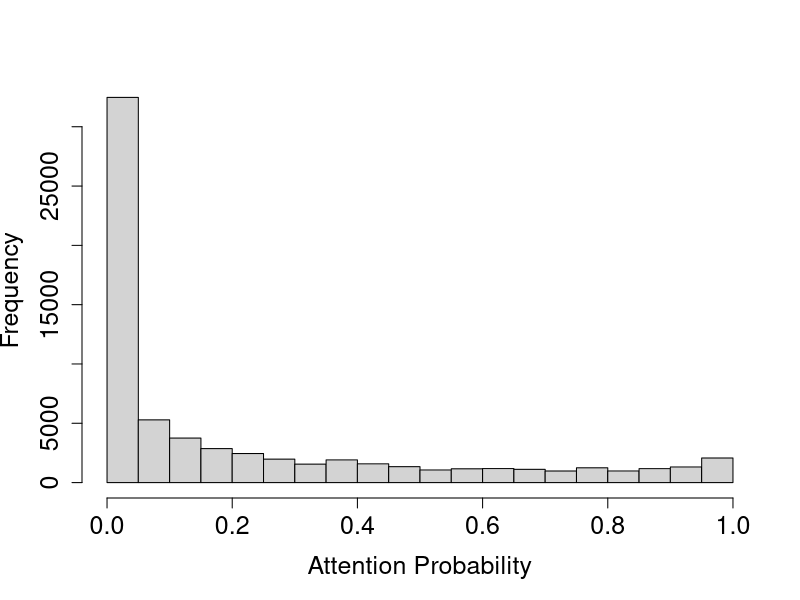
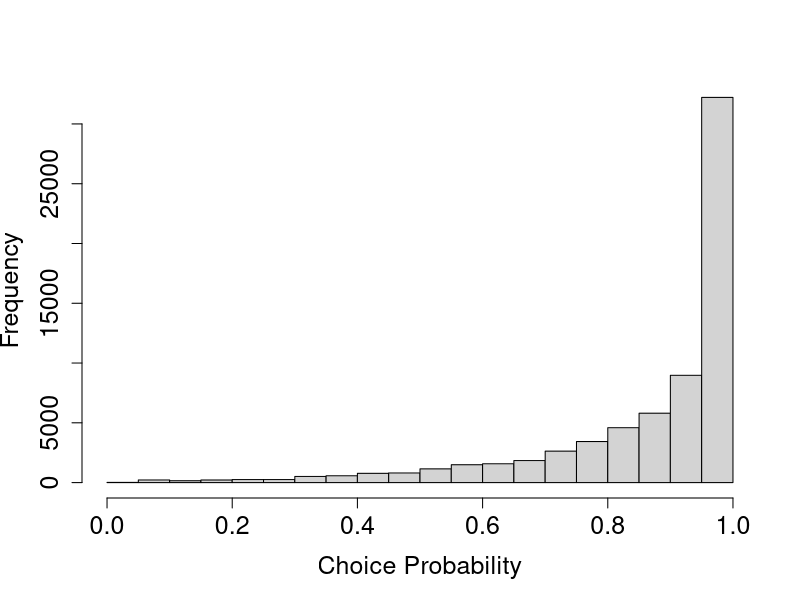
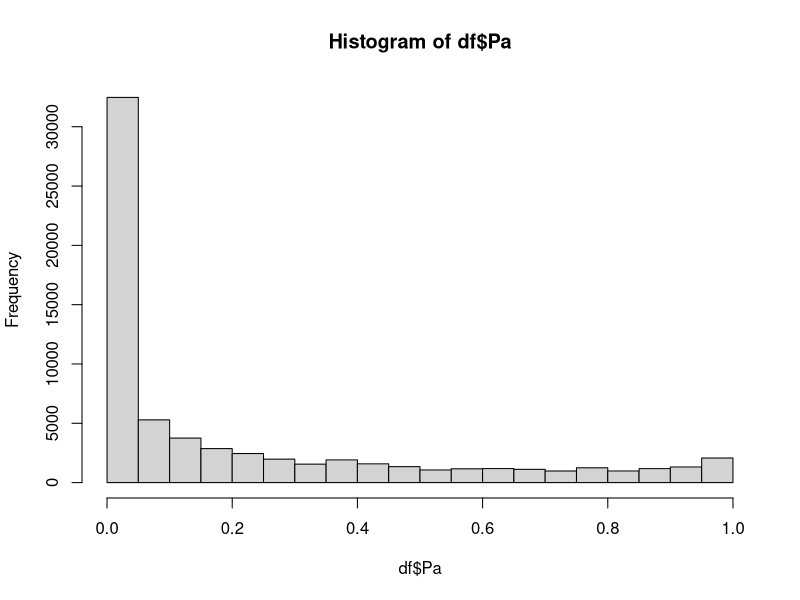
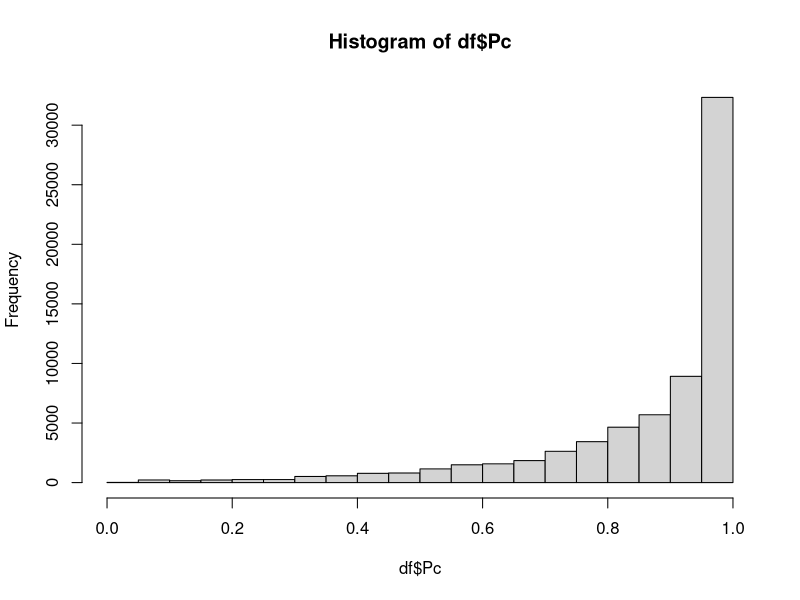
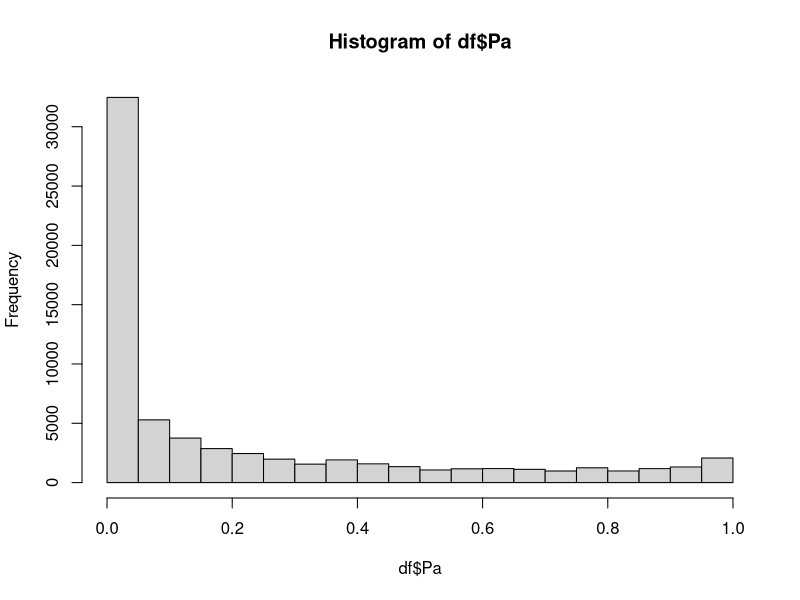
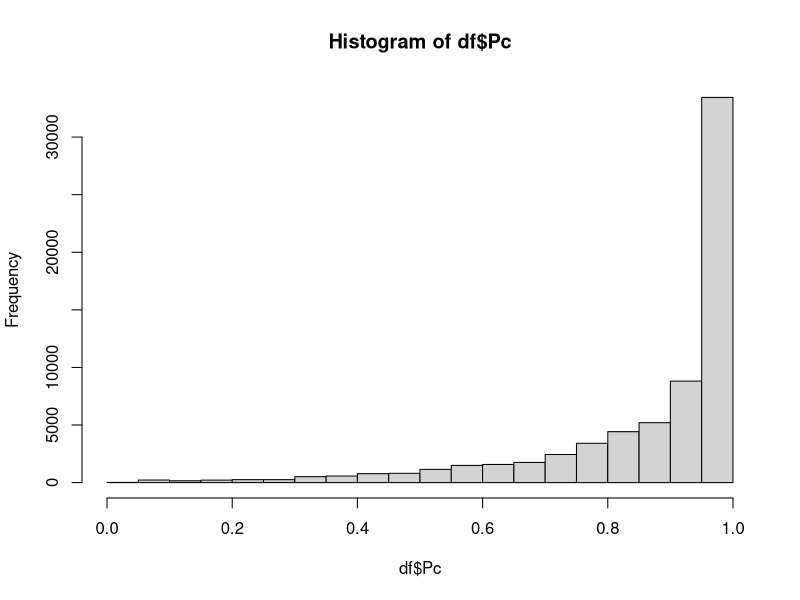
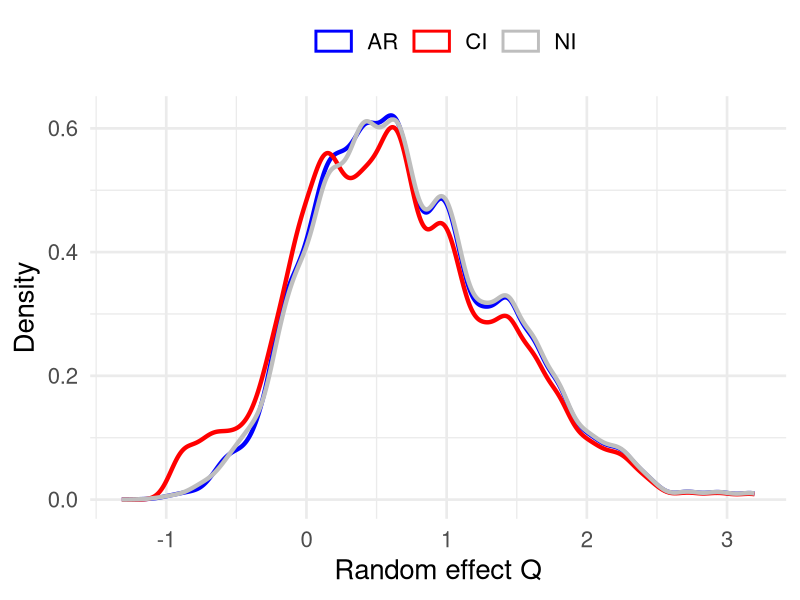
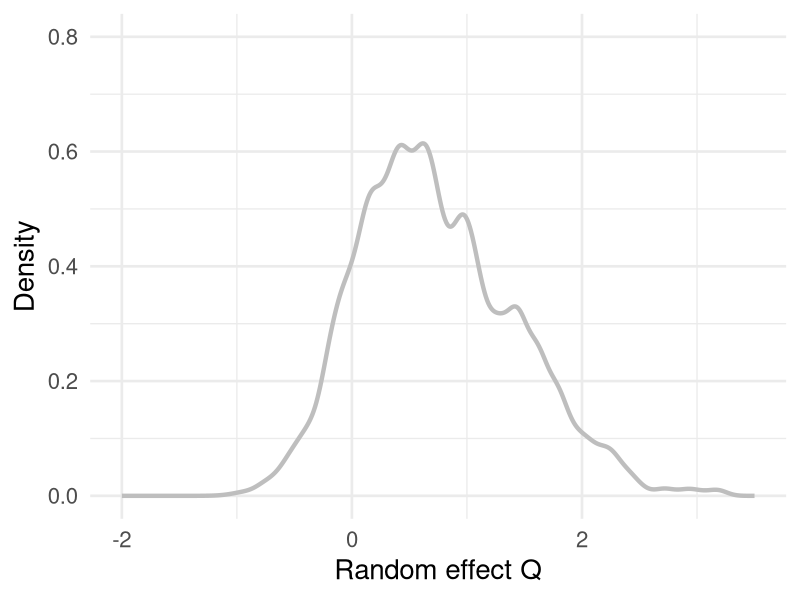

R code for these plots, in order: (Note: a time limit stopped this script after it produced the figures.)
## ---- chunk 1
knitr::opts_chunk$set(echo = TRUE)
## ---- chunk 2
library(dplyr)
## ---- chunk 3
N  = 450*5
T = 30
names_df <- c("id","month","NK1", "NK2to5", "kid1age", "kid2age", "YA", "edu", "LA",
              "Y", "logB", "Q","Pa", "Pc", "S", "pastD", "D")
K  = length(names_df)
df <- as.data.frame(matrix(NA,nrow = N*T,K))
names(df) <- names_df

# Set id and month
df$id <- rep(1:N,each = T)
df$month <- rep(1:T)

# Set edu and LA
df$edu <- rep(c(1,2,3),each = T)
df$LA <- rep(c(10,15,20),each = 3*T)

# Set number of kids each period
# There are five possible initial age of kidage 1: 3,6,9,12,15
# Half of the households have a newborn at the TT+1 month
# Each household has at most two kids
kid1age_initial <- rep(c(3,6,9,12,15),each = 3*3)
kid1age <- unlist(lapply(kid1age_initial, function(age) age + (0:(T-1))))
df$kid1age <- kid1age

TT = 12 # A second child is born in TT+1 month
kid2age <- c(rep(NA,T),rep(NA,TT),seq(1:(T-TT)))
df$kid2age <- kid2age



## ---- chunk 4
set.seed(1234) # set seed to ensure replicability

# Generate NK1 and NK25
df$NK1 <- (df$kid1age < 13) + ifelse(df$kid2age %in% seq(1,12),1,0)
df$NK2to5 <- (df$kid1age >= 13) + ifelse(df$kid2age %in% seq(13,48),1,0)

# Generate YA
df$YA <- pmin(df$kid1age, df$kid2age, na.rm = TRUE)

# Generate Y
df$Y <- ifelse(df$YA %in% c(1,13,25,37),1,0)


# Generate benefit 
df <- df %>%
  mutate(logB = case_when(
    NK1 == 0 & NK2to5 == 1 ~ 4.709530,
    NK1 == 1 & NK2to5 == 0 ~ 5.017260,
    NK1 == 0 & NK2to5 == 2 ~ 4.809471,
    NK1 == 1 & NK2to5 == 1 ~ 5.091703,
  ))


df$Q <- rep(rnorm(N),each = T) 
## ---- chunk 5

# Set the parameters
sigma1 <- exp(0.495)
sigma2 <- exp(-0.081)



for (i in 1:N){ # loop through all households
  di <- rep(NA,T)
  Si <- rep(NA,T)
  Pai <- rep(NA,T)
  Pci <- rep(NA,T)
  pastd <- rep(NA,T)
  
  X <- df[df$id==i,]
  
  d0 = 0 # initial condition 0
  
  # Simulate decisions sequentially
  for (t in 1:T){
    pastd[t] <- d0 # record last period decision
    
    Pai[t] <- pnorm(-3.945 + 
                   0.610*X$logB[t] 
                 - 0.755 * ifelse(X$YA[t] > 12,1,0)
                 - 0.001 * X$LA[t]
                 - 0.027 * X$edu[t] * ifelse(X$YA[t] > 12,1,0)
                 + sigma1 * X$Q[t]
                 ) # record attention probability
    
    Si[t] <- max(1-d0, d0*X$Y[t])
      
    Pci[t] <- pnorm(0.908 + 
                   0.218*X$logB[t] 
                 - 0.504 * ifelse(X$YA[t] > 12,1,0)
                 - 0.360 * Si[t]
                 + 0.010 * Si[t] * X$LA[t]
                 + 0.063 * X$edu[t] * ifelse(X$YA[t] > 12,1,0)
                 + sigma2 * X$Q[t]
                 ) # record choice probability
    
    di[t] <- rbinom(1,1,Pai[t]^(1-d0)) * rbinom(1,1,Pci[t])

    d0 <- di[t] # update the "initial condition"
  }
  
  # fill in the data for df
  df$pastD[df$id==i] <- pastd
  df$D[df$id==i] <- di
  df$Pa[df$id==i] <- Pai
  df$Pc[df$id==i] <- Pci
  df$S[df$id==i] <- Si
}

sum(df$D)/dim(df)[1]

## ---- chunk 6
hist(df$Pa,breaks = seq(0,1,0.05),main = "",xlab = "Attention Probability",cex.lab = 1.5,cex.axis=1.5)
hist(df$Pc,breaks = seq(0,1,0.05),main = "",xlab = "Choice Probability",cex.lab = 1.5,cex.axis=1.5)

mean(df$logB[df$D == 1])
mean(df$NK1[df$D == 1])
mean(df$YA[df$D == 1])
mean(df$edu[df$D == 1])
mean(df$LA[df$D == 1])
mean(df$Q[df$D == 1])

Q_NI <- df$Q[df$D == 1]

Q_NI0 <- df$Q[df$D == 0]

# plot average participation duration across Q

## ---- chunk 7
#set.seed(1234) # set seed to ensure replicability
#df$Q <- rep(rnorm(N),each = T) 
# Set the parameters
sigma1 <- exp(0.495)
sigma2 <- exp(-0.081)


for (i in 1:N){ # loop through all households
  di <- rep(NA,T)
  Si <- rep(NA,T)
  Pai <- rep(NA,T)
  Pci <- rep(NA,T)
  pastd <- rep(NA,T)
  
  X <- df[df$id==i,]
  
  d0 = 0 # initial condition 0
  
  # Simulate decisions sequentially
  for (t in 1:T){
    pastd[t] <- d0 # record last period decision
    
    Pai[t] <- pnorm(-3.945 + 
                   0.610*X$logB[t] 
                 - 0.755 * ifelse(X$YA[t] > 12,1,0)
                 - 0.001 * X$LA[t]
                 - 0.027 * X$edu[t] * ifelse(X$YA[t] > 12,1,0)
                 + sigma1 * X$Q[t]
                 ) # record attention probability
    
    Si[t] <- max(1-d0, d0*X$Y[t])
      
    Pci[t] <- pnorm(0.908 + 
                   0.218*X$logB[t] 
                 - 0.504 * ifelse(X$YA[t] > 12,1,0)
                 - 0.360 * Si[t]
                 + 0.010 * Si[t] * X$LA[t]
                 + 0.063 * X$edu[t] * ifelse(X$YA[t] > 12,1,0)
                 + sigma2 * X$Q[t]
                 ) # record choice probability
    
    di[t] <- rbinom(1,1,1) * rbinom(1,1,Pci[t])

    d0 <- di[t] # update the "initial condition"
  }
  
  # fill in the data for df
  df$pastD[df$id==i] <- pastd
  df$D[df$id==i] <- di
  df$Pa[df$id==i] <- Pai
  df$Pc[df$id==i] <- Pci
  df$S[df$id==i] <- Si
}

sum(df$D)/dim(df)[1]
## ---- chunk 8
mean(df$logB[df$D == 1])
mean(df$NK1[df$D == 1])
mean(df$YA[df$D == 1])
mean(df$edu[df$D == 1])
mean(df$LA[df$D == 1])
mean(df$Q[df$D == 1])
## ---- chunk 9
#set.seed(1234) # set seed to ensure replicability
# Set random effect Q
#df$Q <- rep(rnorm(N),each = T) 

# Set the parameters
sigma1 <- exp(0.495)
sigma2 <- exp(-0.081)


for (i in 1:N){ # loop through all households
  di <- rep(NA,T)
  Si <- rep(NA,T)
  Pai <- rep(NA,T)
  Pci <- rep(NA,T)
  pastd <- rep(NA,T)
  
  X <- df[df$id==i,]
  
  d0 = 0 # initial condition 0
  
  # Simulate decisions sequentially
  for (t in 1:T){
    pastd[t] <- d0 # record last period decision
    
    Pai[t] <- pnorm(-3.945 + 
                   0.610 * X$logB[t] 
                 - 0.755 * ifelse(X$YA[t] > 12,1,0)
                 - 0.001 * X$LA[t]
                 - 0.027 * X$edu[t] * ifelse(X$YA[t] > 12,1,0)
                 + sigma1 * X$Q[t]
                 ) # record attention probability
    
    Si[t] <- max(1-d0, d0*X$Y[t])
      
    Pci[t] <- pnorm(0.908 + 
                   0.218 * X$logB[t] 
                 - 0.504 * ifelse(X$YA[t] > 12,1,0)
                 - 0.360 * Si[t]
                 + 0.010 * Si[t] * X$LA[t]
                 + 0.063 * X$edu[t] * ifelse(X$YA[t] > 12,1,0)
                 + sigma2 * X$Q[t]
                 ) # record choice probability
    
    di[t] <- rbinom(1,1,Pai[t]^(1-d0)) * rbinom(1,1,1)

    d0 <- di[t] # update the "initial condition"
  }
  
  # fill in the data for df
  df$pastD[df$id==i] <- pastd
  df$D[df$id==i] <- di
  df$Pa[df$id==i] <- Pai
  df$Pc[df$id==i] <- Pci
  df$S[df$id==i] <- Si
}

sum(df$D)/dim(df)[1]

## ---- chunk 10
#set.seed(1234) # set seed to ensure replicability
# Set random effect Q
#df$Q <- rep(c(-0.5,-0.4,-0.3,-0.2,-0.1),each = 3*3*10*T) # Let's help those with low thriftiness
#df$Q <- rep(rnorm(N),each = T) 
# Set the parameters
sigma1 <- exp(0.495)
sigma2 <- exp(-0.081)


for (i in 1:N){ # loop through all households
  di <- rep(NA,T)
  Si <- rep(NA,T)
  Pai <- rep(NA,T)
  Pci <- rep(NA,T)
  pastd <- rep(NA,T)
  
  X <- df[df$id==i,]
  
  d0 = 0 # initial condition 0
  
  # Simulate decisions sequentially
  for (t in 1:T){
    pastd[t] <- d0 # record last period decision
    
    Pai[t] <- pnorm(-3.945 + 
                   0.610 * X$logB[t] 
                 - 0.755 * ifelse(X$YA[t] > 12,1,0)
                 - 0.001 * X$LA[t]
                 - 0.027 * X$edu[t] * ifelse(X$YA[t] > 12,1,0)
                 + sigma1 * X$Q[t]
                 ) # record attention probability
    
    Si[t] <- max(1-d0, d0*X$Y[t])
      
    Pci[t] <- pnorm(0.908 + 
                   0.218 * X$logB[t] 
                 - 0.504 * ifelse(X$YA[t] > 12,1,0)
                 - 0.360 * Si[t]
                 + 0.010 * Si[t] * X$LA[t]
                 + 0.063 * X$edu[t] * ifelse(X$YA[t] > 12,1,0)
                 + sigma2 * X$Q[t]
                 ) # record choice probability
    
    
  # attention raising policy intervention
    if (t >= 2){ # The intervention will only be triggered when a household exits WIC
      if (X$pastD[t-1] == 1 & X$pastD[t] == 0){
        # print(c(i,t,Pai[t]))
        Pai[t] <- min(Pai[t] + 0.3,1) # attention raise by 30%
        di[t] <- rbinom(1,1,Pai[t]) * rbinom(1,1,Pci[t]) 
        #print(c(i,t,Pai[t]))
      } else {
        di[t] <- rbinom(1,1,Pai[t]^(1-d0)) * rbinom(1,1,Pci[t])
      }
    } else {
      di[t] <- rbinom(1,1,Pai[t]^(1-d0)) * rbinom(1,1,Pci[t])
    }
    
    d0 <- di[t] # update the "initial condition"
    
  } 
  
  # fill in the data for df
  df$pastD[df$id==i] <- pastd
  df$D[df$id==i] <- di
  df$Pa[df$id==i] <- Pai
  df$Pc[df$id==i] <- Pci
  df$S[df$id==i] <- Si
}

sum(df$D)/dim(df)[1]
## ---- chunk 11
hist(df$Pa,breaks = seq(0,1,0.05))
hist(df$Pc,breaks = seq(0,1,0.05))

mean(df$logB[df$D == 1])
mean(df$NK1[df$D == 1])
mean(df$YA[df$D == 1])
mean(df$edu[df$D == 1])
mean(df$LA[df$D == 1])
mean(df$Q[df$D == 1])

Q_AR <- df$Q[df$D == 1]
## ---- chunk 12
#set.seed(1234) # set seed to ensure replicability
# Set random effect Q
#df$Q <- rep(c(-0.5,-0.4,-0.3,-0.2,-0.1),each = 3*3*10*T) # Let's help those with low thriftiness
#df$Q <- rep(rnorm(N),each = T) 

# Set the parameters
sigma1 <- exp(0.495)
sigma2 <- exp(-0.081)


for (i in 1:N){ # loop through all households
  set.seed(1234) # set seed to ensure replicability
  di <- rep(NA,T)
  Si <- rep(NA,T)
  Pai <- rep(NA,T)
  Pci <- rep(NA,T)
  pastd <- rep(NA,T)
  
  X <- df[df$id==i,]
  
  d0 = 0 # initial condition 0
  
  # Simulate decisions sequentially
  for (t in 1:T){
    pastd[t] <- d0 # record last period decision
    
    Pai[t] <- pnorm(-3.945 + 
                   0.610 * X$logB[t] 
                 - 0.755 * ifelse(X$YA[t] > 12,1,0)
                 - 0.001 * X$LA[t]
                 - 0.027 * X$edu[t] * ifelse(X$YA[t] > 12,1,0)
                 + sigma1 * X$Q[t]
                 ) # record attention probability
    
    Si[t] <- max(1-d0, d0*X$Y[t])
      
    Pci[t] <- pnorm(0.908 + 
                   0.218 * X$logB[t] 
                 - 0.504 * ifelse(X$YA[t] > 12,1,0)
                 - 0.360 * Si[t]
                 + 0.010 * Si[t] * X$LA[t]
                 + 0.063 * X$edu[t] * ifelse(X$YA[t] > 12,1,0)
                 + sigma2 * X$Q[t]
                 ) # record choice probability
    
    
  # choice inducing policy intervention
    if (X$pastD[t] == 1 & X$YA[t] >= 1 & X$YA[t] <= 30){ 
      # The intervention will only be triggered when the household is in the program AND
      # YA is between the 1 to 30 month
      Pci[t] <- min(Pci[t] + 0.01,1) # choice raise by 3%
      di[t] <- rbinom(1,1,Pai[t]^(1-d0)) * rbinom(1,1,Pci[t])
      # print(c(i,t))
    } else {
      di[t] <- rbinom(1,1,Pai[t]^(1-d0)) * rbinom(1,1,Pci[t])
    }
    
    d0 <- di[t] # update the "initial condition"
  } 
  
  # fill in the data for df
  df$pastD[df$id==i] <- pastd
  df$D[df$id==i] <- di
  df$Pa[df$id==i] <- Pai
  df$Pc[df$id==i] <- Pci
  df$S[df$id==i] <- Si
}

sum(df$D)/dim(df)[1]


## ---- chunk 13
hist(df$Pa,breaks = seq(0,1,0.05))
hist(df$Pc,breaks = seq(0,1,0.05))

mean(df$logB[df$D == 1])
mean(df$NK1[df$D == 1])
mean(df$YA[df$D == 1])
mean(df$edu[df$D == 1])
mean(df$LA[df$D == 1])
mean(df$Q[df$D == 1])

Q_CI <- df$Q[df$D == 1]
## ---- chunk 14
library(ggplot2)

# Define color scheme
cols <- c("NI" = "gray", "AR" = "blue", "CI" = "red")

# Create combined dataframe (ordered by desired appearance)
plot_data <- rbind(
  data.frame(Q = Q_NI, Group = "NI"),
  data.frame(Q = Q_AR, Group = "AR"),
  data.frame(Q = Q_CI, Group = "CI")
)


ggplot(plot_data, aes(x = Q, color = Group)) +
  geom_density(linewidth = 1.5) +
  scale_color_manual(
    values = c("NI" = "gray", "AR" = "blue", "CI" = "red"),
    name = ""
  ) +
  labs(x = "Random effect Q", y = "Density") +
  theme_minimal(base_size = 20) +
  theme(
    legend.position = 'top',
    legend.key = element_blank(),  # Remove legend key background
    legend.spacing.x = unit(0.5, 'cm')  # Add space between legend items
  ) +
  guides(color = guide_legend(
    override.aes = list(
      linetype = 1.5,
      shape = 1,         # Absolutely no shapes
      linewidth = 1,      # Line thickness
      fill = NA,          # No fill
      alpha = 1,          # No transparency
      colour = c("blue", "red", "gray")  # Explicit colors
    ),
    keywidth = unit(1, "cm")  # Lengthen the legend lines
  ))

mean(Q_NI > 0)
mean(Q_AR > 0)
mean(Q_CI > 0)
## ---- chunk 15
# Define color scheme
cols <- c("NI" = "gray", "AR" = "blue", "CI" = "red")

# Create combined dataframe (ordered by desired appearance)
plot_data <- rbind(
  data.frame(Q = Q_NI, Group = "NI"),
  data.frame(Q = Q_AR, Group = "AR"),
  data.frame(Q = Q_CI, Group = "CI")
)

# Base plot setup
base_plot <- ggplot() +
  scale_color_manual(values = cols) +
  labs(x = "Random effect Q", y = "Density") +
  theme_minimal(base_size = 20) +
  xlim(-2, 3.5) + ylim(0, 0.8) +
  theme(legend.position = "none")

# Build plots with explicit layer order
p2 <- base_plot +
  geom_density(
    data = subset(plot_data, Group == "NI"),
    aes(x = Q, color = Group),
    linewidth = 1.5
  )

p3 <- base_plot +
  geom_density(
    data = subset(plot_data, Group == "NI"),
    aes(x = Q, color = Group),
    linewidth = 1.5
  ) +
  geom_density(
    data = subset(plot_data, Group == "AR"),
    aes(x = Q, color = Group),
    linewidth = 1.5
  )

p4 <- base_plot +
  geom_density(
    data = subset(plot_data, Group == "NI"),
    aes(x = Q, color = Group),
    linewidth = 1.5
  ) +
  geom_density(
    data = subset(plot_data, Group == "AR"),
    aes(x = Q, color = Group),
    linewidth = 1.5
  ) +
  geom_density(
    data = subset(plot_data, Group == "CI"),
    aes(x = Q, color = Group),
    linewidth = 1.5
  )

p2
p3
p4

# # Display plots
# (p1 | p2) / (p3 | p4)
## ---- chunk 16
#set.seed(1234) # set seed to ensure replicability
#df$Q <- rep(rnorm(N),each = T) 
# Set the parameters
sigma1 <- exp(0.495)
sigma2 <- exp(-0.081)


for (i in 1:N){ # loop through all households
  di <- rep(NA,T)
  Si <- rep(NA,T)
  Pai <- rep(NA,T)
  Pci <- rep(NA,T)
  pastd <- rep(NA,T)
  
  X <- df[df$id==i,]
  
  d0 = 0 # initial condition 0
  
  # Simulate decisions sequentially
  for (t in 1:T){
    pastd[t] <- d0 # record last period decision
    
    Pai[t] <- pnorm(-3.945 + 
                   0.610 * X$logB[t] 
                 - 0.755 * ifelse(X$YA[t] > 12,1,0)
                 - 0.001 * X$LA[t]
                 - 0.027 * X$edu[t] * ifelse(X$YA[t] > 12,1,0)
                 + sigma1 * X$Q[t]
                 ) # record attention probability
    
    Si[t] <- max(1-d0, d0*X$Y[t])
      
    Pci[t] <- pnorm(0.908 + 
                   0.218*X$logB[t] 
                 - 0.504 * ifelse(X$YA[t] > 12,1,0)
                 - 0.360 * Si[t]
                 + 0.010 * Si[t] * X$LA[t]
                 + 0.063 * X$edu[t] * ifelse(X$YA[t] > 12,1,0)
                 + sigma2 * X$Q[t]
                 ) # record choice probability
    
    # intervene when the household has never participated before
    if(t == 1){
      Pai[t] <- Pai[t] + 0.3
      Pci[t] <- Pci[t] + 0.07
      di[t] <- rbinom(1,1,min(Pai[t],1)) * rbinom(1,1,min(Pci[t],1))
    } else {
      di[t] <- rbinom(1,1,Pai[t]^(1-d0)) * rbinom(1,1,Pci[t])
    }

    d0 <- di[t] # update the "initial condition"
  }
  
  # fill in the data for df
  df$pastD[df$id==i] <- pastd
  df$D[df$id==i] <- di
  df$Pa[df$id==i] <- Pai
  df$Pc[df$id==i] <- Pci
  df$S[df$id==i] <- Si
}

sum(df$D)/dim(df)[1]
## ---- chunk 17
# hist(df$Pa,breaks = seq(0,1,0.05))
# hist(df$Pc,breaks = seq(0,1,0.05))

mean(df$logB[df$D == 1])
mean(df$NK1[df$D == 1])
mean(df$YA[df$D == 1])
mean(df$edu[df$D == 1])
mean(df$LA[df$D == 1])
mean(df$Q[df$D == 1])

Q_FN0 <- df$Q[df$D == 0]
## ---- chunk 18
# Define color scheme
cols <- c("NI0" = "gray", "FN0" = "red")

# Create combined dataframe (ordered by desired appearance)
plot_data0 <- rbind(
  data.frame(Q = Q_NI0, Group = "NI0"),
  data.frame(Q = Q_FN0, Group = "FN0")
)

# Base plot setup
ggplot(plot_data0, aes(x = Q, color = Group)) +
  geom_density(linewidth = 1.5) +
  scale_color_manual(
    values = c("NI0" = "gray",  "FN0" = "red"),
    name = ""
  ) +
  labs(x = "Random effect Q", y = "Density") +
  theme_minimal(base_size = 20) +
  theme(
    legend.position = 'top',
    legend.key = element_blank(),  # Remove legend key background
    legend.spacing.x = unit(0.5, 'cm')  # Add space between legend items
  ) +
  guides(color = guide_legend(
    override.aes = list(
      linetype = 1.5,
      shape = 1,         # Absolutely no shapes
      linewidth = 1.5,      # Line thickness
      fill = NA,          # No fill
      alpha = 1,          # No transparency
      colour = c("red", "gray")  # Explicit colors
    ),
    keywidth = unit(1, "cm")  # Lengthen the legend lines
  ))
